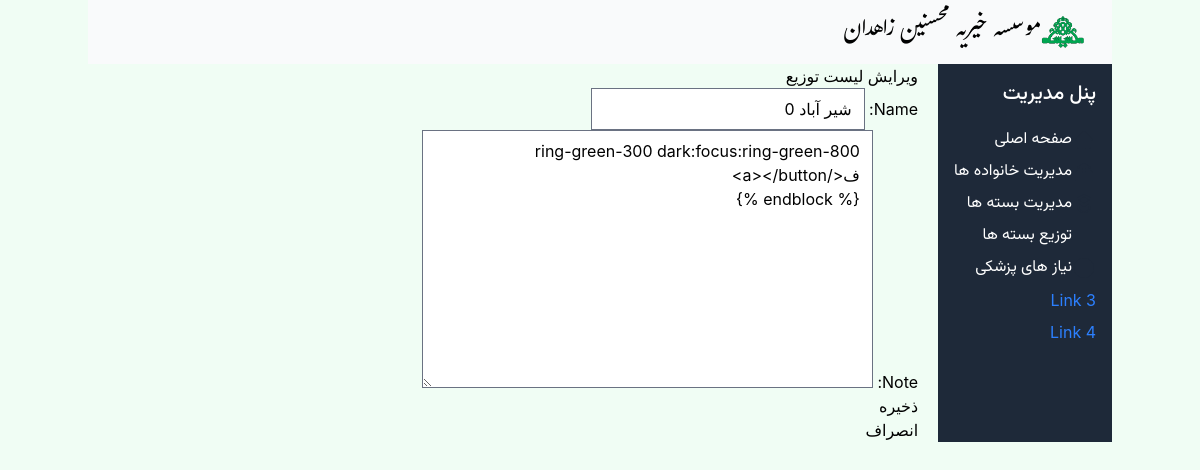
/dist/3/update, run on the app's committed database.
### Mohsenin/models.py (models this page shows, shortened)
class Dist(models.Model): #Distribution List
    name = models.CharField(max_length=100, unique=True)
    note = models.TextField(default="")

### Mohsenin/views.py (the view)
# urls.py: path('dist/<int:pk>/update', views.DistUpdateView.as_view(), name='dist_update'),
class DistUpdateView(UpdateView):
    model = Dist
    form_class = DistForm  # Use a ModelForm for Family
    template_name = 'Dist/Dist_form.html'
    success_url = reverse_lazy('dist_list')

### Mohsenin/forms.py
class DistForm(forms.ModelForm):
    class Meta:
        model = Dist
        fields = '__all__'

### Mohsenin/templates/Dist/Dist_form.html (shortened to what this page needs)
{% extends "base.html" %}
{% block content %}
<h2>{% if dist %}ویرایش لیست توزیع{% else %}افزودن لیست توزیع جدید{% endif %}</h2>
<form method="post">
    {{ form.as_p }}
    <button type="submit">ذخیره</button>
</form>
<a href="{% url 'dist_list' %}">انصراف</a>
{% endblock %}

### data on the page
Dist: name "شیر آباد 0", note "ring-green-300 dark:focus:ring-green-800 ف</a></button> {% endblock %}"
